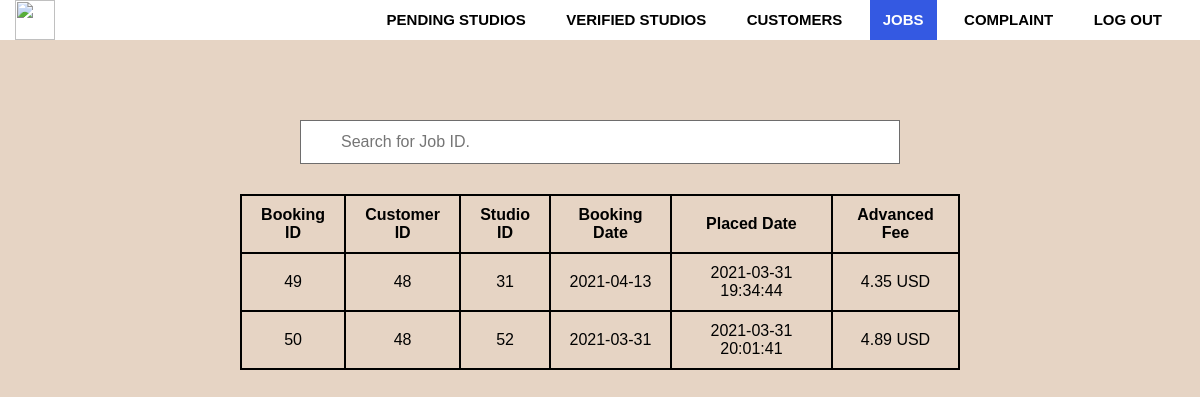
The app's page /admin/jobs.php with its own data.
### tables this page shows
CREATE TABLE `reserved_job` (
  `job_id` int(5) NOT NULL,
  `c_id` int(5) NOT NULL,
  `studio_id` int(5) NOT NULL,
  `date` date NOT NULL,
  `choose_time` timestamp NULL DEFAULT NULL,
  `isplaced` int(1) NOT NULL DEFAULT 0,
  `rated` int(1) NOT NULL DEFAULT 0,
  `temp_blocked` int(1) NOT NULL DEFAULT 1
);

CREATE TABLE `advanced_payment` (
  `payment_id` int(1) NOT NULL,
  `job_id` int(5) NOT NULL,
  `total` int(10) NOT NULL,
  `advanced_fee` double NOT NULL,
  `ispaid` int(1) NOT NULL DEFAULT 0
);

### admin/jobs.php (the view, shortened to what this page needs)
<?php
  if(!isset($_GET['errors'])){
    $query = "SELECT * FROM reserved_job WHERE isplaced=1";
    $result_set = mysqli_query($connection, $query);
    if($result_set){
      if(mysqli_num_rows($result_set)==0){
        header('Location: jobs.php?error=There are no verified customers.');
      }
      else{
        $table = "<table style='max-width:60%;' id='jobs'>";
        $table .= "<tr><th>Booking ID</th><th>Customer ID</th><th>Studio ID</th><th>Booking Date</th><th>Placed Date</th><th>Advanced Fee</th></tr>";
        while($record=mysqli_fetch_assoc($result_set)){
          $table .= "<tr>";
          $table .= "<td style='max-width:100px;'>".$record['job_id']."</td>";
          $table .= "<td>".$record['c_id']."</td>";
          $table .= "<td>".$record['studio_id']."</td>";
          $table .= "<td>".$record['date']."</td>";
          $table .= "<td>".$record['choose_time']."</td>";
          $job = $record['job_id'];
          $query2 = "SELECT advanced_fee FROM advanced_payment WHERE job_id =  $job";
          $result_set2 = mysqli_query($connection,$query2);
          $record2 = mysqli_fetch_assoc($result_set2);
          $table .= "<td>".$record2['advanced_fee']. " USD</td>";
          $table .= "<tr>";
        }
      }
    }
  }
?>
<!DOCTYPE html>
<html>
<head>
   <link rel="stylesheet" type="text/css" href="css/admin.css">
   <?php require_once('inc/navbar.php'); ?>
</head>
<body>
<div class="row">
<input type="text" id="myInput" onkeyup="myFunction()" placeholder="Search for Job ID." title="Type in a Name">
    <?php
         if(isset($_GET['error'])){
            echo '<div class="error">';
               echo $_GET['error'];
            echo '</div>';
           }
           else{
            echo $table;
           }
    ?>
</div>
</body>
</html>

### admin/css/admin.css (style rules this page uses)
body { margin: 0; padding: 0; font-family: Arial, Helvetica, sans-serif; background-color: rgb(230, 212, 196); height:100vh; overflow:inherit; }
.row { width: 100%; position: absolute; top:15%; display:block; }
input { background-position: 10px 10px; background-repeat: no-repeat; width: 50%; font-size: 16px; padding: 12px 20px 12px 40px; border: 1px solid rgb(110, 109, 109); margin-bottom: 30px; margin-left: auto; margin-right: auto; display: block; }
table { border-collapse : collapse; max-width: 95%; margin-left: auto; margin-right: auto; display: block; }
td,th { border: 2px solid black; text-align:center; padding: 10px; }

### admin/inc/navbar.php (style rules this page uses)
* { padding: 0; margin: 0; text-decoration: none; list-style: none; box-sizing: border-box; }

### records on screen
reserved_job: job_id "49", c "48", studio "31", date "2021-04-13", choose_time "2021-03-31 19:34:44", advanced_payment.advanced_fee "4.35"
reserved_job: job_id "50", c "48", studio "52", date "2021-03-31", choose_time "2021-03-31 20:01:41", advanced_payment.advanced_fee "4.89"
